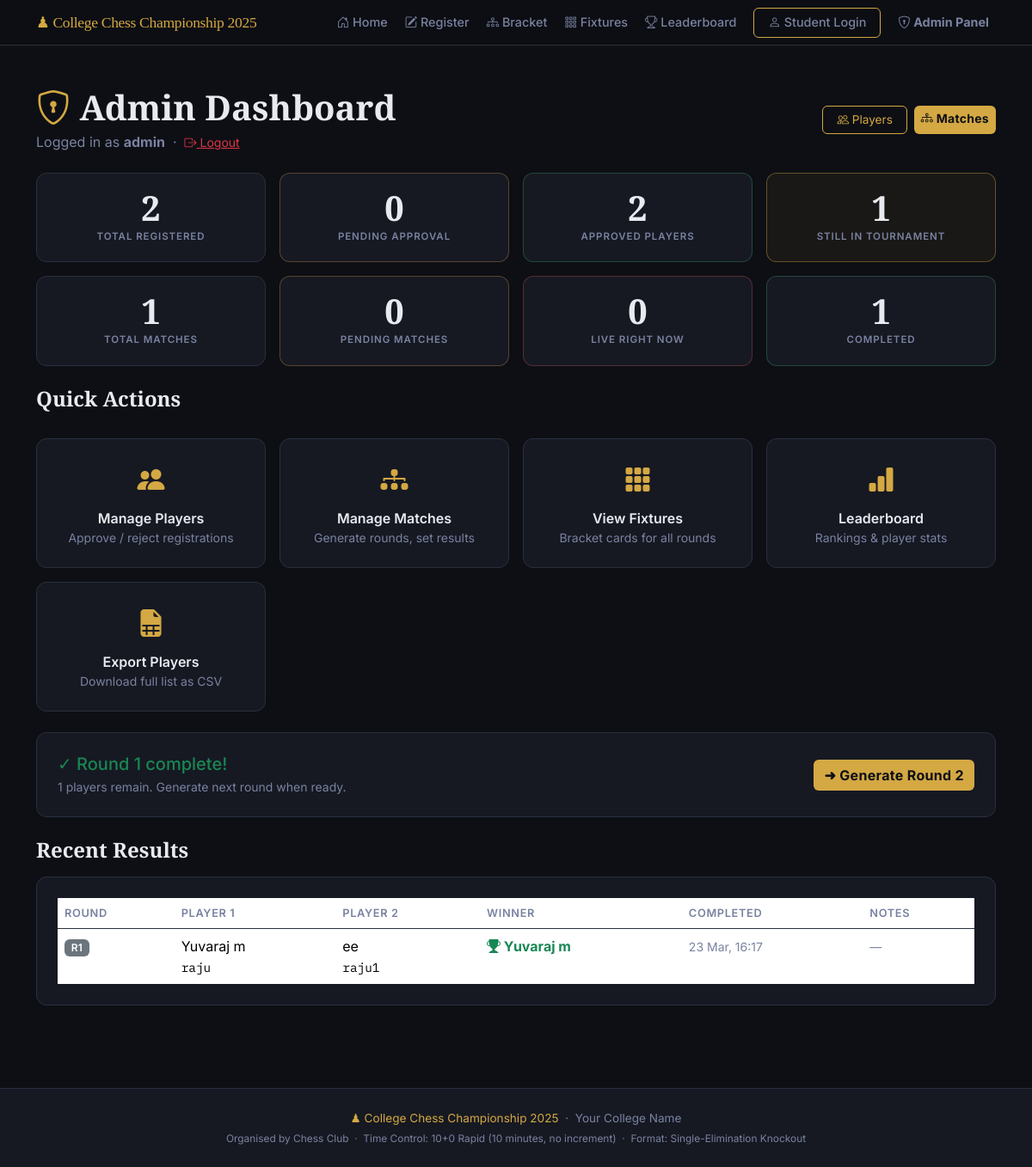
Screenshot of /admin/dashboard (signed in) with the database file from the repository.
### models.py (models this page shows, shortened)
class Match(db.Model):
    __tablename__ = "matches"
    id = db.Column(db.Integer, primary_key=True)
    round_number = db.Column(db.Integer, nullable=False)   # 1 = Round 1, 2 = QF, etc.
    round_label  = db.Column(db.String(50), nullable=True) # e.g. "Quarter-Final"
    player1_id = db.Column(db.Integer, db.ForeignKey("players.id"), nullable=False)
    player2_id = db.Column(db.Integer, db.ForeignKey("players.id"), nullable=True)
    winner_id = db.Column(db.Integer, db.ForeignKey("players.id"), nullable=True)
    status = db.Column(db.String(20), default="pending", nullable=False)
    created_at   = db.Column(db.DateTime, default=datetime.utcnow)
    completed_at = db.Column(db.DateTime, nullable=True)
    board_state   = db.Column(db.Text, nullable=True)       # JSON string of 8x8 board
    move_history  = db.Column(db.Text, default='[]')         # JSON array of move notations
    last_move     = db.Column(db.String(20), nullable=True)  # Last move in algebraic notation
    current_turn  = db.Column(db.String(10), default='white') # 'white' or 'black'
    move_count    = db.Column(db.Integer, default=0)          # Total moves played
    notes = db.Column(db.String(300), nullable=True)

class Player(db.Model):
    __tablename__ = "players"
    id = db.Column(db.Integer, primary_key=True)
    full_name      = db.Column(db.String(100), nullable=False)
    roll_number    = db.Column(db.String(50),  unique=True, nullable=False)
    chess_username = db.Column(db.String(50),  unique=True, nullable=False)
    whatsapp       = db.Column(db.String(20),  nullable=False)
    registered_at = db.Column(db.DateTime, default=datetime.utcnow)
    is_approved   = db.Column(db.Boolean, default=False)   # Admin must approve
    is_eliminated = db.Column(db.Boolean, default=False)   # Set True after a loss
    wins      = db.Column(db.Integer, default=0)   # Total match wins
    losses    = db.Column(db.Integer, default=0)   # Total match losses
    points    = db.Column(db.Integer, default=0)   # 1 per win, used for ranking
    bye_count = db.Column(db.Integer, default=0)   # Number of byes received
    matches_as_p1 = db.relationship(
        "Match", foreign_keys="Match.player1_id",
        backref="player1", lazy="dynamic"
    )
    matches_as_p2 = db.relationship(
        "Match", foreign_keys="Match.player2_id",
        backref="player2", lazy="dynamic"
    )
    matches_won = db.relationship(
        "Match", foreign_keys="Match.winner_id",
        backref="winner", lazy="dynamic"
    )

### app.py (the view)
    @app.route("/admin/dashboard")
    @admin_required
    def admin_dashboard():
        stats = {
            "total_registered": Player.query.count(),
            "pending_approval": Player.query.filter_by(is_approved=False).count(),
            "approved":         Player.query.filter_by(is_approved=True).count(),
            "eliminated":       Player.query.filter_by(is_eliminated=True).count(),
            "still_active":     Player.query.filter_by(is_approved=True, is_eliminated=False).count(),
            "total_matches":    Match.query.count(),
            "pending_matches":  Match.query.filter_by(status="pending").count(),
            "live_matches":     Match.query.filter_by(status="in_progress").count(),
            "completed_matches":Match.query.filter_by(status="completed").count(),
        }
        highest_round = db.session.query(db.func.max(Match.round_number)).scalar() or 0
        recent_results = Match.query.filter_by(status="completed")\
                                    .order_by(Match.completed_at.desc())\
                                    .limit(5).all()
        live_matches = Match.query.filter_by(status="in_progress").all()
        current_round_done = highest_round == 0 or all(
            m.status in ('completed', 'bye')
            for m in Match.query.filter_by(round_number=highest_round).all()
        )
        has_pending = Match.query.filter_by(round_number=highest_round, status='pending').count() > 0
        return render_template(
            "admin_dashboard.html",
            stats            = stats,
            current_round    = highest_round,
            recent_results   = recent_results,
            live_matches     = live_matches,
            current_round_done = current_round_done,
            has_pending      = has_pending,
        )

### templates/admin_dashboard.html (shortened to what this page needs)
{% extends "base.html" %}
{% block content %}
<section class="py-5">
  <div class="container">
    <div class="d-flex justify-content-between align-items-center mb-4">
      <div>
        <h1 class="chess-section-title mb-1">
          <i class="bi bi-shield-lock chess-gold"></i> Admin Dashboard
        </h1>
        <p class="text-muted mb-0">
          Logged in as <strong>{{ session.admin_username }}</strong>
          &nbsp;·&nbsp;
          <a href="{{ url_for('admin_logout') }}" class="text-danger small">
            <i class="bi bi-box-arrow-right"></i> Logout
          </a>
        </p>
      </div>
      <div class="d-flex gap-2">
        <a href="{{ url_for('admin_players') }}" class="btn chess-btn-outline btn-sm">
          <i class="bi bi-people"></i> Players
        </a>
        <a href="{{ url_for('admin_matches') }}" class="btn chess-btn-primary btn-sm">
          <i class="bi bi-diagram-3"></i> Matches
        </a>
      </div>
    </div>
    <div class="row g-3 mb-4">
      <div class="col-6 col-md-3">
        <div class="chess-stat-tile">
          <div class="chess-stat-tile-number">{{ stats.total_registered }}</div>
          <div class="chess-stat-tile-label">Total Registered</div>
        </div>
      </div>
      <div class="col-6 col-md-3">
        <div class="chess-stat-tile warning">
          <div class="chess-stat-tile-number">{{ stats.pending_approval }}</div>
          <div class="chess-stat-tile-label">Pending Approval</div>
        </div>
      </div>
      <div class="col-6 col-md-3">
        <div class="chess-stat-tile success">
          <div class="chess-stat-tile-number">{{ stats.approved }}</div>
          <div class="chess-stat-tile-label">Approved Players</div>
        </div>
      </div>
      <div class="col-6 col-md-3">
        <div class="chess-stat-tile gold">
          <div class="chess-stat-tile-number">{{ stats.still_active }}</div>
          <div class="chess-stat-tile-label">Still In Tournament</div>
        </div>
      </div>
      <div class="col-6 col-md-3">
        <div class="chess-stat-tile">
          <div class="chess-stat-tile-number">{{ stats.total_matches }}</div>
          <div class="chess-stat-tile-label">Total Matches</div>
        </div>
      </div>
      <div class="col-6 col-md-3">
        <div class="chess-stat-tile warning">
          <div class="chess-stat-tile-number">{{ stats.pending_matches }}</div>
          <div class="chess-stat-tile-label">Pending Matches</div>
        </div>
      </div>
      <div class="col-6 col-md-3">
        <div class="chess-stat-tile danger">
          <div class="chess-stat-tile-number">{{ stats.live_matches }}</div>
          <div class="chess-stat-tile-label">Live Right Now</div>
        </div>
      </div>
      <div class="col-6 col-md-3">
        <div class="chess-stat-tile success">
          <div class="chess-stat-tile-number">{{ stats.completed_matches }}</div>
          <div class="chess-stat-tile-label">Completed</div>
        </div>
      </div>
    </div>
    <div class="row g-3 mb-4">
      <div class="col-12">
        <h4 class="chess-section-title mb-3">Quick Actions</h4>
      </div>
      <div class="col-6 col-md-3">
        <a href="{{ url_for('admin_players') }}" class="chess-action-tile">
          <i class="bi bi-people-fill fs-2"></i>
          <div class="mt-2 fw-semibold">Manage Players</div>
          <div class="small text-muted">Approve / reject registrations</div>
        </a>
      </div>
      <div class="col-6 col-md-3">
        <a href="{{ url_for('admin_matches') }}" class="chess-action-tile">
          <i class="bi bi-diagram-3-fill fs-2"></i>
          <div class="mt-2 fw-semibold">Manage Matches</div>
          <div class="small text-muted">Generate rounds, set results</div>
        </a>
      </div>
      <div class="col-6 col-md-3">
        <a href="{{ url_for('fixtures') }}" class="chess-action-tile">
          <i class="bi bi-grid-3x3-gap-fill fs-2"></i>
          <div class="mt-2 fw-semibold">View Fixtures</div>
          <div class="small text-muted">Bracket cards for all rounds</div>
        </a>
      </div>
      <div class="col-6 col-md-3">
        <a href="{{ url_for('leaderboard') }}" class="chess-action-tile">
          <i class="bi bi-bar-chart-fill fs-2"></i>
          <div class="mt-2 fw-semibold">Leaderboard</div>
          <div class="small text-muted">Rankings &amp; player stats</div>
        </a>
      </div>
      <div class="col-6 col-md-3">
        <a href="{{ url_for('admin_export_players') }}" class="chess-action-tile">
          <i class="bi bi-file-earmark-spreadsheet-fill fs-2"></i>
          <div class="mt-2 fw-semibold">Export Players</div>
          <div class="small text-muted">Download full list as CSV</div>
        </a>
      </div>
    </div>
    {% if current_round > 0 %}
    <div class="chess-card mb-4">
      {% if has_pending %}
        <div class="d-flex align-items-center justify-content-between flex-wrap gap-2">
          <div>
            <h5 class="mb-1 chess-gold">Round {{ current_round }} has pending matches</h5>
            <p class="text-muted mb-0 small">Start all matches to let players begin playing.</p>
          </div>
          <form action="{{ url_for('admin_start_all', round_num=current_round) }}" method="POST">
            <button type="submit" class="btn chess-btn-primary">
              ▶ Start All Matches in Round {{ current_round }}
            </button>
          </form>
        </div>
      {% elif current_round_done %}
        <div class="d-flex align-items-center justify-content-between flex-wrap gap-2">
          <div>
            <h5 class="mb-1 text-success">✓ Round {{ current_round }} complete!</h5>
            <p class="text-muted mb-0 small">{{ stats.still_active }} players remain. Generate next round when ready.</p>
          </div>
          <a href="{{ url_for('admin_matches') }}" class="btn chess-btn-primary">
            ➜ Generate Round {{ current_round + 1 }}
          </a>
        </div>
      {% endif %}
    </div>
    {% endif %}
    {% if recent_results %}
    <h4 class="chess-section-title mb-3">Recent Results</h4>
    <div class="chess-card">
      <div class="table-responsive">
        <table class="table table-borderless chess-table mb-0">
          <thead>
            <tr>
              <th>Round</th>
              <th>Player 1</th>
              <th>Player 2</th>
              <th>Winner</th>
              <th>Completed</th>
              <th>Notes</th>
            </tr>
          </thead>
          <tbody>
            {% for m in recent_results %}
            <tr>
              <td><span class="badge bg-secondary">R{{ m.round_number }}</span></td>
              <td>
                {{ m.player1.full_name }}<br/>
                <span class="chess-mono small">{{ m.player1.chess_username }}</span>
              </td>
              <td>
                {% if m.player2 %}
                  {{ m.player2.full_name }}<br/>
                  <span class="chess-mono small">{{ m.player2.chess_username }}</span>
                {% else %}
                  <em class="text-muted">BYE</em>
                {% endif %}
              </td>
              <td>
                {% if m.winner %}
                  <span class="text-success fw-bold">
                    <i class="bi bi-trophy-fill"></i> {{ m.winner.full_name }}
                  </span>
                {% endif %}
              </td>
              <td>
                <small class="text-muted">
                  {% if m.completed_at %}
                    {{ m.completed_at.strftime('%d %b, %H:%M') }}
                  {% endif %}
                </small>
              </td>
              <td><small class="text-muted">{{ m.notes or '—' }}</small></td>
            </tr>
            {% endfor %}
          </tbody>
        </table>
      </div>
    </div>
    {% else %}
    <div class="chess-card text-center py-4 text-muted">
      <i class="bi bi-hourglass fs-2"></i>
      <p class="mt-2 mb-0">No matches completed yet.</p>
    </div>
    {% endif %}
  </div>
</section>
{% endblock %}

### static/css/style.css (style rules this page uses)
:root { --chess-bg: #0d0f14; --chess-surface: #161922; --chess-surface-2: #1e2230; --chess-border: #2a2f3e; --chess-gold: #d4a843; --chess-gold-light: #e8c26a; --chess-text: #e8eaf0; --chess-muted: #7a82a0; --chess-success: #4caf7d; --chess-danger: #e05c5c; --chess-warning: #f0a84b; --font-display: "Playfair Display", Georgia, serif; --font-mono: "IBM Plex Mono", "Courier New", monospace; --font-body: "Inter", system-ui, sans-serif; --radius-sm: 6px; --radius-md: 12px; --radius-lg: 20px; --transition: 0.2s ease; }
body { background-color: var(--chess-bg); color: var(--chess-text); font-family: var(--font-body); min-height: 100vh; }
a { color: var(--chess-gold); }
.chess-gold { color: var(--chess-gold) !important; }
.chess-mono { font-family: var(--font-mono); font-size: 0.9em; }
.text-muted { color: var(--chess-muted) !important; }
.table { color: var(--chess-text); }
.table thead th { color: var(--chess-muted); font-weight: 600; font-size: 0.8rem; text-transform: uppercase; letter-spacing: 0.05em; border-bottom: 1px solid var(--chess-border); }
.table tbody tr { border-bottom: 1px solid var(--chess-border); }
.table-borderless tbody tr:last-child { border-bottom: none; }
.badge { font-weight: 600; }
.chess-btn-outline { border: 1px solid var(--chess-gold) !important; color: var(--chess-gold) !important; background: transparent; padding: 0.35rem 1rem !important; font-size: 0.85rem; border-radius: var(--radius-sm) !important; }
.chess-btn-primary { background: var(--chess-gold); color: #0d0f14 !important; border: none; font-weight: 700; letter-spacing: 0.02em; border-radius: var(--radius-sm) !important; transition: background var(--transition), transform var(--transition); }
.chess-card { background: var(--chess-surface); border: 1px solid var(--chess-border); border-radius: var(--radius-md); padding: 1.5rem; }
.chess-section-title { font-family: var(--font-display); font-weight: 700; color: var(--chess-text); }
.chess-stat-tile { background: var(--chess-surface); border: 1px solid var(--chess-border); border-radius: var(--radius-md); padding: 1.25rem; text-align: center; height: 100%; transition: border-color var(--transition); }
.chess-stat-tile.warning { border-color: rgba(240,168,75,0.3); }
.chess-stat-tile.success { border-color: rgba(76,175,125,0.3); }
.chess-stat-tile.danger { border-color: rgba(224,92,92,0.3); }
.chess-stat-tile.gold { border-color: rgba(212,168,67,0.4); background: rgba(212,168,67,0.06); }
.chess-stat-tile-number { font-family: var(--font-display); font-size: 2.5rem; font-weight: 900; line-height: 1; color: var(--chess-text); }
.chess-stat-tile-label { font-size: 0.72rem; font-weight: 600; text-transform: uppercase; letter-spacing: 0.08em; color: var(--chess-muted); margin-top: 0.3rem; }
.chess-action-tile { display: flex; flex-direction: column; align-items: center; justify-content: center; background: var(--chess-surface); border: 1px solid var(--chess-border); border-radius: var(--radius-md); padding: 1.5rem 1rem; text-align: center; text-decoration: none; color: var(--chess-text); height: 100%; transition: border-color var(--transition), background var(--transition), transform var(--transition); }
.chess-action-tile i { color: var(--chess-gold); }

### rows the page displays
Match: round_number "1", player1.full_name "Yuvaraj m", player1.chess_username "raju", player2.full_name "ee", player2.chess_username "raju1", winner.full_name "Yuvaraj m", completed_at "23 Mar, 16:17", notes "—"

### other values shown
{{ tournament_name }} "College Chess Championship 2025"
{{ session.admin_username }} "admin"
{{ stats.total_registered }} "2"
{{ stats.pending_approval }} "0"
{{ stats.approved }} "2"
{{ stats.still_active }} "1"
{{ stats.total_matches }} "1"
{{ stats.pending_matches }} "0"
{{ stats.live_matches }} "0"
{{ stats.completed_matches }} "1"
{{ current_round }} "1"
{{ current_round + 1 }} "2"
{{ college_name }} "Your College Name"
{{ organizer_name }} "Chess Club"
{{ time_control }} "10+0 Rapid (10 minutes, no increment)"
